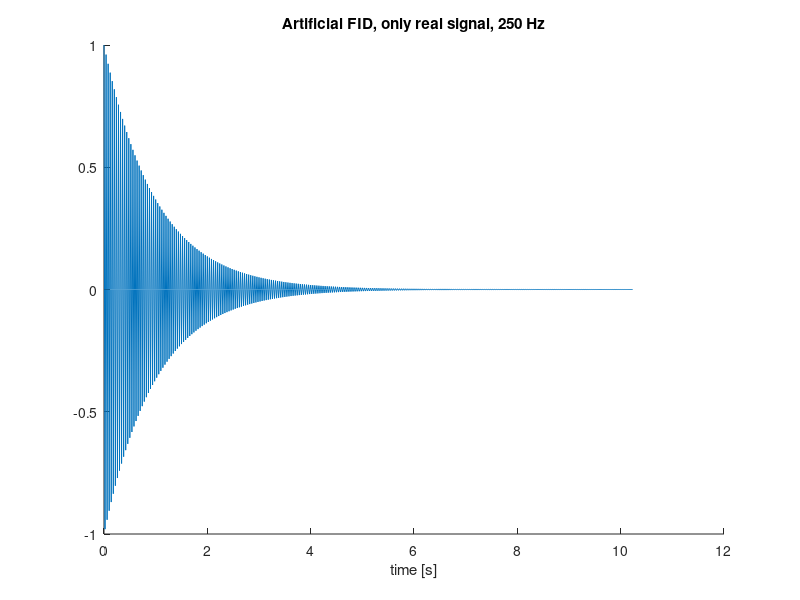
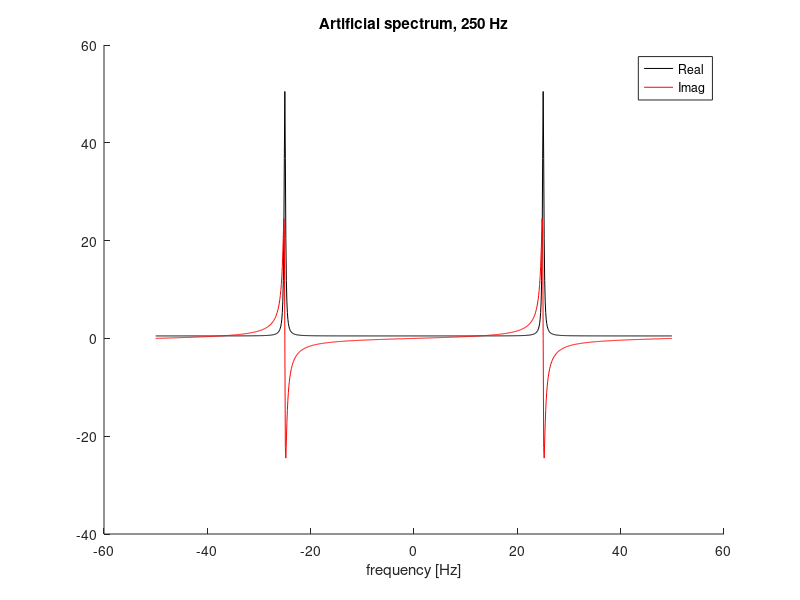
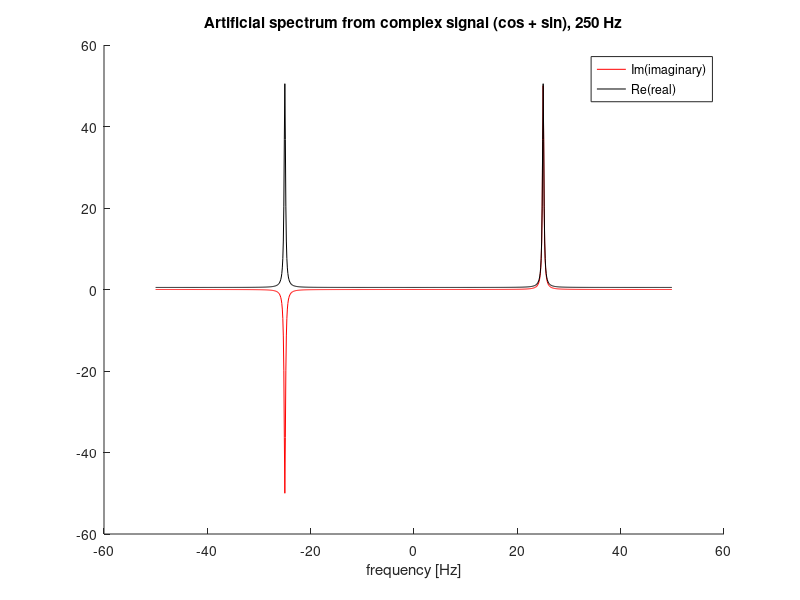
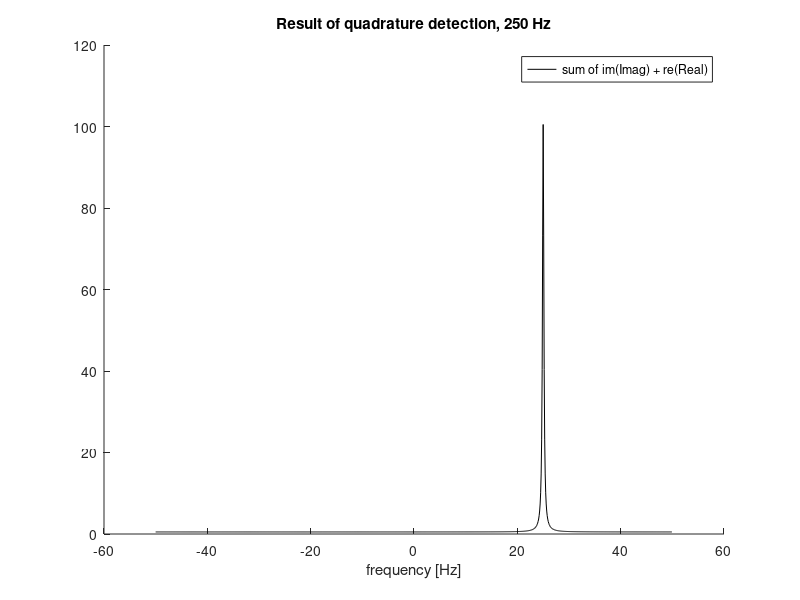

Reproduce these figures in MATLAB, in order.
close all
clc
clear

v1 = -25; %Hz
% v2 = -30; %Hz
T  = 1;  %generic relaxation time T (s)
phi = 0; %phase

dw = 10e-3; %s
N = 2^10;    %sample points

w1 = v1*2*pi; %rad s-1
% w2 = v2*2*pi; %rad s-1
sampleF = 1/dw;
tAcq = dw*N;
SW = 0.5/dw;
dres = 1/tAcq;

t = (0:1:N-1)*dw;
f = (-0.5*N:1:0.5*N-1)/(N*dw);

FID = cos(t.*w1+phi).*exp(-t/T); %+cos(t.*w2+phi).*exp(-t/T);
Sminus = fft(FID);
% Sminus = fft(-FID);

v1 = 25; %Hz
% v2 = 30; %Hz
% T  = 1;  %generic relaxation time T (s)
% phi = 0; %phase
% 
% dw = 10e-3; %s
% N = 2^9;    %sample points
% 
w1 = v1*2*pi; %rad s-1
% w2 = v2*2*pi; %rad s-1
% sampleF = 1/dw;
% tAcq = dw*N;
% SW = 0.5/dw;
% dres = 1/tAcq;
% 
% t = (0:1:N-1)*dw;
% f = (-0.5*N:1:0.5*N-1)/(N*dw);

FID = cos(t.*w1+phi).*exp(-t/T); %+cos(t.*w2+phi).*exp(-t/T);
Splus = fft(FID);
% Sminus = fft(-FID);

%%
figure(1)
hold on
plot(t,FID)
title('Artificial FID, only real signal, 250 Hz')
xlabel('time [s]') 

figure(2)
hold on
plot(f,real(Splus),'-k')
plot(f,imag(Splus),'-r')
title('Artificial spectrum, 250 Hz')
xlabel('frequency [Hz]')
legend('Real','Imag')

%%
FIDi = sin(t.*w1+phi).*exp(-t/T); %+sin(t.*w2+phi).*exp(-t/T);

S_Re = Splus;
S_Im = fft(FIDi);

figure(3)
hold on
plot(f,imag(S_Im),'-r')
plot(f,real(S_Re),'-k')
legend('Im(imaginary)','Re(real)')
title('Artificial spectrum from complex signal (cos + sin), 250 Hz')
xlabel('frequency [Hz]')
%%

figure(4)
hold on
plot(f,real(S_Re)+imag(S_Im),'-k')
% plot(f,real(S_Re)-imag(S_Im),'-r')
title('Result of quadrature detection, 250 Hz')
legend('sum of im(Imag) + re(Real)')
xlabel('frequency [Hz]')